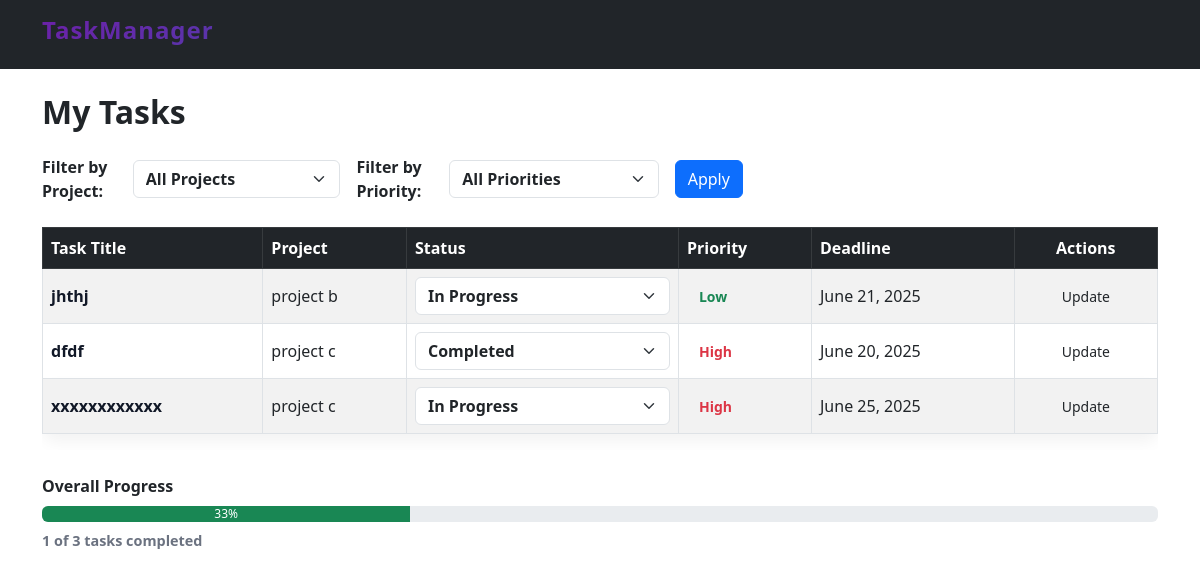
/user_task/ (signed in), run on an earlier commit of the app's database.
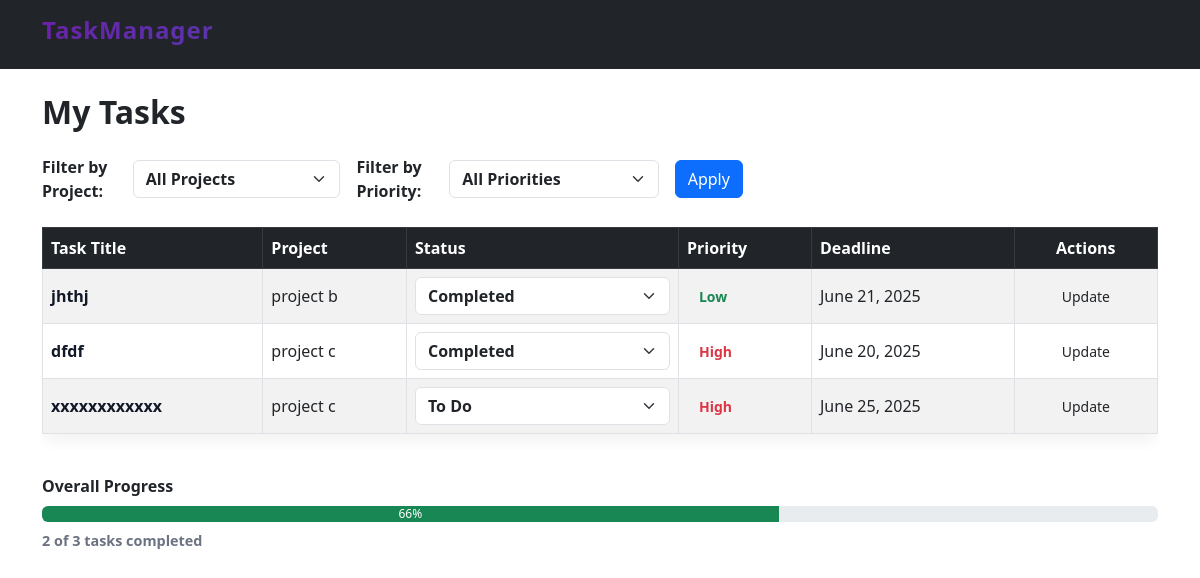
And on a later commit of the database.
### taskflowapp/models.py (models this page shows, shortened)
class Task(models.Model):
    PRIORITY_CHOICES = [
        ('High', 'High'),
        ('Medium', 'Medium'),
        ('Low', 'Low'),
    ]
    STATUS_CHOICES = [
        ('To Do', 'To Do'),
        ('In Progress', 'In Progress'),
        ('Completed', 'Completed'),
    ]
    title = models.CharField(max_length=200)
    description = models.TextField(default='No description')
    deadline = models.DateField()
    priority = models.CharField(max_length=10, choices=PRIORITY_CHOICES)
    status = models.CharField(max_length=15, choices=STATUS_CHOICES)
    assigned_to = models.ForeignKey(User, on_delete=models.CASCADE)
    project = models.ForeignKey(Project, on_delete=models.CASCADE)

class Project(models.Model):
    name = models.CharField(max_length=200)
    description = models.TextField(default='No description')
    start_date = models.DateField(default=date.today)
    end_date = models.DateField(default=date.today)
    team_members = models.ManyToManyField(User)
    created_at = models.DateTimeField(auto_now_add=True)

### taskflowapp/views.py (the view)
# urls.py: path('user_task/',views.user_tasks,name='user_task_page'),
def user_tasks(request):
    user_id = request.session.get('user_id')
    if not user_id:
        messages.error(request, "You must be logged in to view tasks.")
        return redirect('user_login')
    try:
        user = User.objects.get(id=user_id)
    except User.DoesNotExist:
        messages.error(request, "User not found.")
        return redirect('user_login')
    selected_project = request.GET.get('project')
    selected_priority = request.GET.get('priority')
    tasks = Task.objects.filter(assigned_to=user)
    if selected_project and selected_project.isdigit():
        tasks = tasks.filter(project__id=int(selected_project))
    if selected_priority:
        tasks = tasks.filter(priority__iexact=selected_priority)
    total_tasks = tasks.count()
    completed_tasks = tasks.filter(status='Completed').count()
    progress = int((completed_tasks / total_tasks) * 100) if total_tasks else 0
    context = {
        'tasks': tasks,
        'projects': Project.objects.all(),
        'progress': progress,
        'completed_tasks': completed_tasks,
        'total_tasks': total_tasks,
        'selected_project': selected_project,
        'selected_priority': selected_priority,
    }
    return render(request, 'user_task_page.html', context)

### taskflowapp/templates/user_task_page.html (shortened to what this page needs)
{% load static %}
<!DOCTYPE html>
<html lang="en">
<head>
  <link rel="stylesheet" href="{% static 'CSS/user_task.css' %}">
  <link href="https://cdn.jsdelivr.net/npm/bootstrap@5.3.0/dist/css/bootstrap.min.css" rel="stylesheet" />
</head>
<body>
  <header class="d-flex align-items-center py-3 bg-dark text-white">
    <div class="container">
      <h2 class="logo" aria-label="Project Task Management System">TaskManager</h2>
    </div>
  </header>
  <main class="container my-4" role="main" aria-labelledby="pageTitle">
    <h1 id="pageTitle" class="fw-bold fs-2">My Tasks</h1>
    <form method="get" class="filters d-flex flex-wrap align-items-center gap-3 mt-4">
      <div class="d-flex align-items-center">
        <label for="filterProject" class="me-2 fw-semibold mb-0">Filter by Project:</label>
        <select name="project" id="filterProject" class="form-select">
          <option value="">All Projects</option>
        </select>
      </div>
      <div class="d-flex align-items-center">
        <label for="filterPriority" class="me-2 fw-semibold mb-0">Filter by Priority:</label>
        <select name="priority" id="filterPriority" class="form-select">
          <option value="">All Priorities</option>
        </select>
      </div>
      <button type="submit" class="btn btn-primary">Apply</button>
    </form>
    <section class="main-content mt-4">
      <div class="table-responsive">
        <table id="tasksTable" class="table table-striped table-bordered align-middle">
          <thead class="table-dark">
            <tr>
              <th>Task Title</th>
              <th>Project</th>
              <th>Status</th>
              <th>Priority</th>
              <th>Deadline</th>
              <th class="text-center">Actions</th>
            </tr>
          </thead>
          <tbody>
            {% for task in tasks %}
            <tr>
              <td>{{ task.title }}</td>
              <td>{{ task.project.name }}</td>
              <td>
                <form method="post" action="{% url 'update_task' task.id %}">
                  <select name="status" class="form-select status-select" style="min-width: 130px;">
                    <option value="To Do" {% if task.status == "To Do" %}selected{% endif %}>To Do</option>
                    <option value="In Progress" {% if task.status == "In Progress" %}selected{% endif %}>In Progress</option>
                    <option value="Completed" {% if task.status == "Completed" %}selected{% endif %}>Completed</option>
                  </select>
              </td>
              <td>
                <span class="priority-label
                  {% if task.priority == 'High' %}text-danger
                  {% elif task.priority == 'Medium' %}text-warning
                  {% else %}text-success{% endif %}">
                  {{ task.priority }}
                </span>
              </td>
              <td>{{ task.deadline }}</td>
              <td class="text-center">
                <button type="submit" class="btn btn-sm btn-gradient">Update</button>
              </td>
            </tr>
            {% empty %}
            <tr>
              <td colspan="6" class="text-center">No tasks found.</td>
            </tr>
            {% endfor %}
          </tbody>
        </table>
      </div>
      <section class="progress-container mt-4" aria-label="Task completion progress">
        <div class="progress-label fw-semibold mb-2">Overall Progress</div>
        <div class="progress" role="progressbar" aria-valuenow="{{ progress }}" aria-valuemin="0" aria-valuemax="100">
          <div class="progress-bar bg-success" style="width: {{ progress }}%;">{{ progress }}%</div>
        </div>
        <div class="progress-text mt-2">{{ completed_tasks }} of {{ total_tasks }} tasks completed</div>
      </section>
    </section>
  </main>
</body>
</html>

What changed in the data, as far as the page shows it:
changed Task "jhthj": status "In Progress" → "Completed"
changed Task "xxxxxxxxxxxx": status "In Progress" → "To Do"
Also different on the page:
{{ progress }}: 33 → 66 (drawn)
{{ progress }}: "33" → "66"
{{ completed_tasks }}: "1" → "2"
